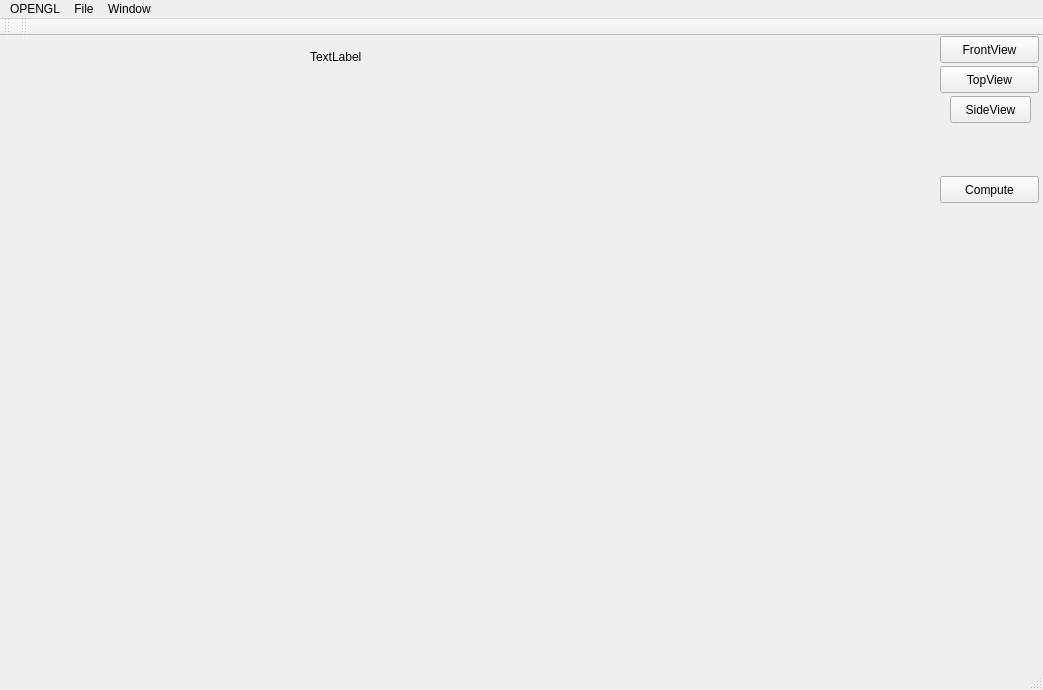
<?xml version="1.0" encoding="UTF-8"?>
<ui version="4.0">
 <class>MainWindow</class>
 <widget class="QMainWindow" name="MainWindow">
  <property name="geometry">
   <rect>
    <x>0</x>
    <y>0</y>
    <width>1043</width>
    <height>690</height>
   </rect>
  </property>
  <property name="windowTitle">
   <string>MainWindow</string>
  </property>
  <widget class="QWidget" name="centralWidget">
   <widget class="QPushButton" name="push_front">
    <property name="geometry">
     <rect>
      <x>940</x>
      <y>0</y>
      <width>99</width>
      <height>27</height>
     </rect>
    </property>
    <property name="text">
     <string>FrontView</string>
    </property>
   </widget>
   <widget class="QPushButton" name="push_top">
    <property name="geometry">
     <rect>
      <x>940</x>
      <y>30</y>
      <width>99</width>
      <height>27</height>
     </rect>
    </property>
    <property name="text">
     <string>TopView</string>
    </property>
   </widget>
   <widget class="QPushButton" name="push_side">
    <property name="geometry">
     <rect>
      <x>950</x>
      <y>60</y>
      <width>81</width>
      <height>27</height>
     </rect>
    </property>
    <property name="text">
     <string>SideView</string>
    </property>
   </widget>
   <widget class="QLabel" name="label">
    <property name="geometry">
     <rect>
      <x>310</x>
      <y>10</y>
      <width>91</width>
      <height>21</height>
     </rect>
    </property>
    <property name="text">
     <string>TextLabel</string>
    </property>
   </widget>
   <widget class="OpenglWindow" name="widget" native="true">
    <property name="geometry">
     <rect>
      <x>30</x>
      <y>30</y>
      <width>861</width>
      <height>571</height>
     </rect>
    </property>
   </widget>
   <widget class="QPushButton" name="pushButton">
    <property name="geometry">
     <rect>
      <x>940</x>
      <y>140</y>
      <width>99</width>
      <height>27</height>
     </rect>
    </property>
    <property name="text">
     <string>Compute</string>
    </property>
   </widget>
  </widget>
  <widget class="QToolBar" name="mainToolBar">
   <attribute name="toolBarArea">
    <enum>TopToolBarArea</enum>
   </attribute>
   <attribute name="toolBarBreak">
    <bool>false</bool>
   </attribute>
  </widget>
  <widget class="QStatusBar" name="statusBar"/>
  <widget class="QMenuBar" name="menuBar">
   <property name="geometry">
    <rect>
     <x>0</x>
     <y>0</y>
     <width>1043</width>
     <height>25</height>
    </rect>
   </property>
   <widget class="QMenu" name="menuOPENGL">
    <property name="title">
     <string>OPENGL</string>
    </property>
    <addaction name="separator"/>
   </widget>
   <widget class="QMenu" name="menuFIle">
    <property name="title">
     <string>File</string>
    </property>
    <addaction name="actionOpen"/>
    <addaction name="actionExit"/>
   </widget>
   <widget class="QMenu" name="menuWindow">
    <property name="title">
     <string>Window</string>
    </property>
    <addaction name="actionSideView"/>
    <addaction name="actionFrontView"/>
    <addaction name="actionTopView"/>
    <addaction name="actionPerspectiveView"/>
   </widget>
   <addaction name="menuOPENGL"/>
   <addaction name="menuFIle"/>
   <addaction name="menuWindow"/>
  </widget>
  <widget class="QToolBar" name="toolBar">
   <property name="windowTitle">
    <string>toolBar</string>
   </property>
   <attribute name="toolBarArea">
    <enum>TopToolBarArea</enum>
   </attribute>
   <attribute name="toolBarBreak">
    <bool>false</bool>
   </attribute>
  </widget>
  <action name="actionOpen">
   <property name="text">
    <string>Open</string>
   </property>
  </action>
  <action name="actionExit">
   <property name="text">
    <string>Exit</string>
   </property>
  </action>
  <action name="actionSideView">
   <property name="text">
    <string>SideView</string>
   </property>
  </action>
  <action name="actionFrontView">
   <property name="text">
    <string>FrontView</string>
   </property>
  </action>
  <action name="actionTopView">
   <property name="text">
    <string>TopView</string>
   </property>
  </action>
  <action name="actionPerspectiveView">
   <property name="text">
    <string>PerspectiveView</string>
   </property>
  </action>
 </widget>
 <layoutdefault spacing="6" margin="11"/>
 <customwidgets>
  <customwidget>
   <class>OpenglWindow</class>
   <extends>QWidget</extends>
   <header location="global">openglwindow.h</header>
   <container>1</container>
  </customwidget>
 </customwidgets>
 <resources/>
 <connections/>
</ui>
